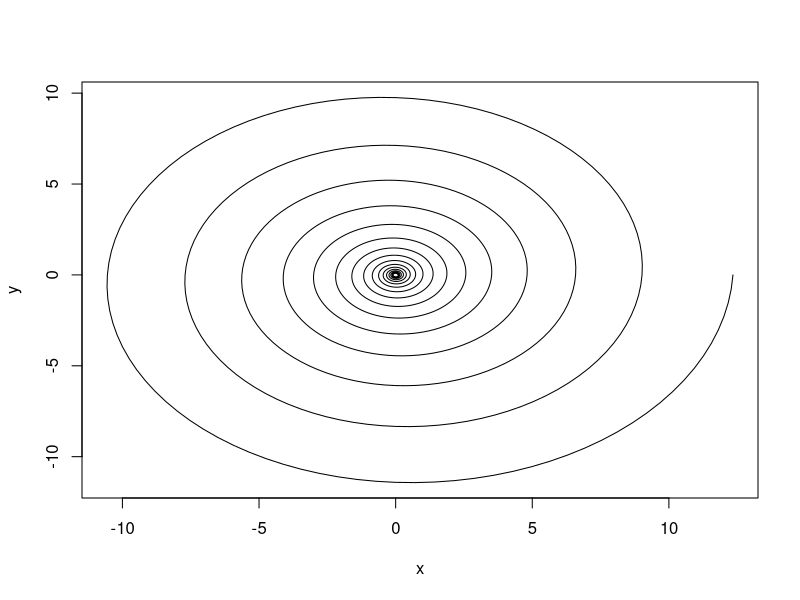
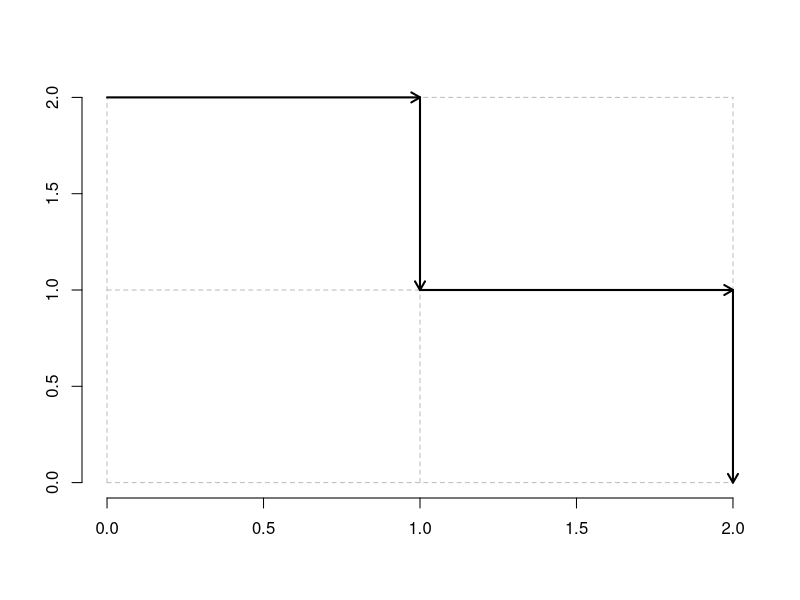

Source code (R) for these figures, in order:
# Q1a
a <- 1:5
b <- c("a", "b")
c <- matrix(1:6,nr=2)
mylist <- list(a=a,b=b,c=c)

# Q1b
workshop <- c("R", "SPSS", NA , "SPSS", "STATA", "SPSS")
gender <- factor(c("Female", "Male", NA , "Female", "Female", "Female"))
# factor is optional
q1 <- c(4, 3, 3, 5, 4, 5)
q2 <- c(3, 4, 2, 4, 4, 4)
q3 <- c(4, 3, NA , 5, 3, 3)
q4 <- c(5, 4, 3, 3, 4, 5)
survey <- data.frame(workshop, gender, q1, q2, q3, q4)

# Q1c
survey[,1:2]

# Q1d
survey[c(1,nrow(survey)),]

# Q1e
levels(survey$gender) <- c("F", "M")
survey

# Q2a
sample(1:4, size=1, prob=c(0.2,0.4,0.3,0.1), replace=T)

# Q2b
n <- 1000
r <- sample(1:4, size=2*n, prob=c(0.2,0.4,0.3,0.1), replace=T)
r <- matrix(r,n,2)

# Q2c
table(r[,1],r[,2])


# Q3
theta <- seq(-16*pi,16*pi, by=pi/50)
r <- exp(0.05*theta)
x <- r*cos(theta)
y <- r*sin(theta)
plot(x,y, type="l")


# Q4
Fibo <- c(1,1)  # or c(1,2)
i <- 3
repeat {
  new <- Fibo[i-1]+Fibo[i-2]
  if (new <= 1000000000)
    Fibo <- c(Fibo,new)
  else
    break
  i <- i+1
}
sum(Fibo[Fibo%%2==0])


# Q5
plot(0, 0, type="n", xlim=c(0,2), ylim=c(0,2), bty="n", xlab="", ylab="")
segments(0, 0, 2, 0, col="grey", lty=2) # "grey" is optional
segments(0, 0, 0, 2, col="grey", lty=2)
segments(0, 1, 2, 1, col="grey", lty=2)
segments(1, 0, 1, 2, col="grey", lty=2)
segments(0, 2, 2, 2, col="grey", lty=2)
segments(2, 0, 2, 2, col="grey", lty=2)
arrows(0, 2, 1, 2, lwd=2, length=0.1)
arrows(1, 2, 1, 1, lwd=2, length=0.1)
arrows(1, 1, 2, 1, lwd=2, length=0.1)
arrows(2, 1, 2, 0, lwd=2, length=0.1)
